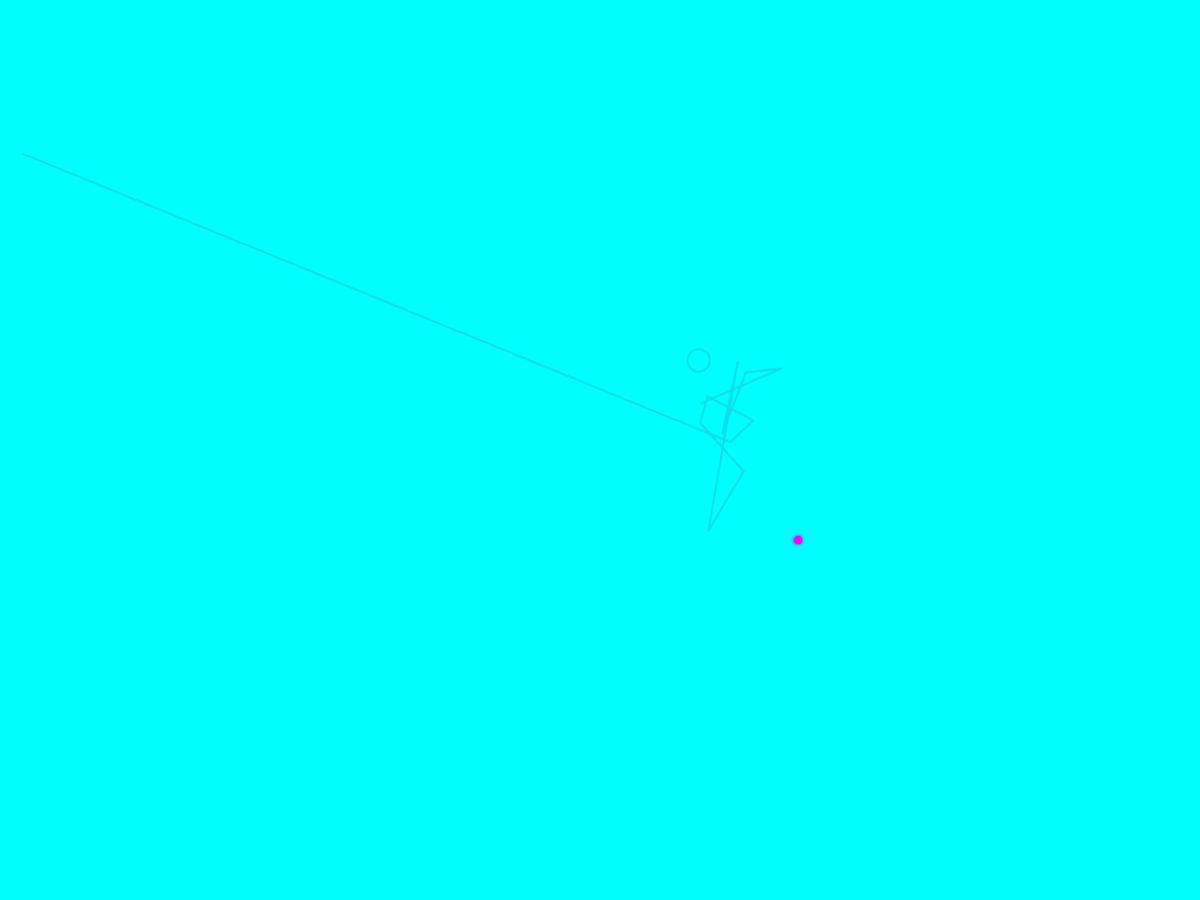
Frame 1 (no input)
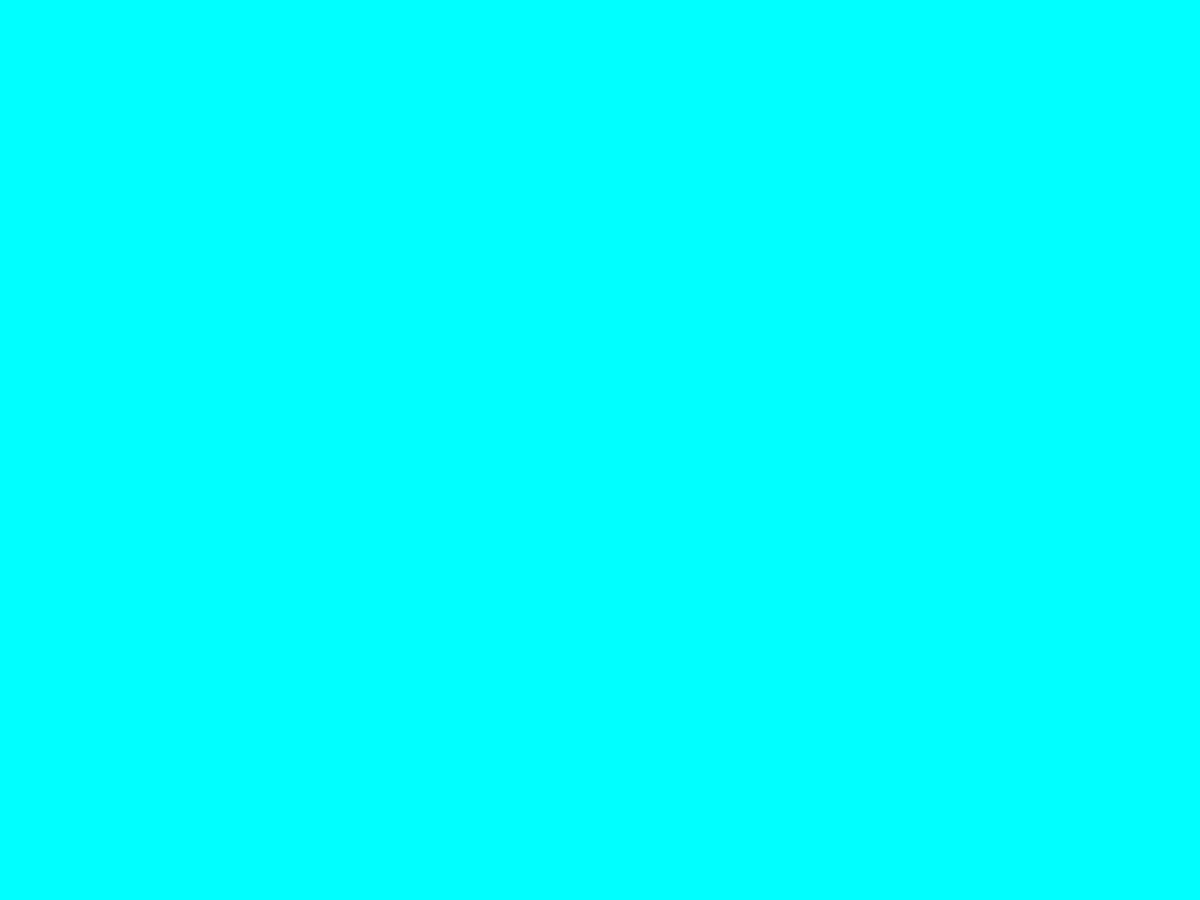
Frame 60 (the mouse pressed at the canvas centre just before this capture)
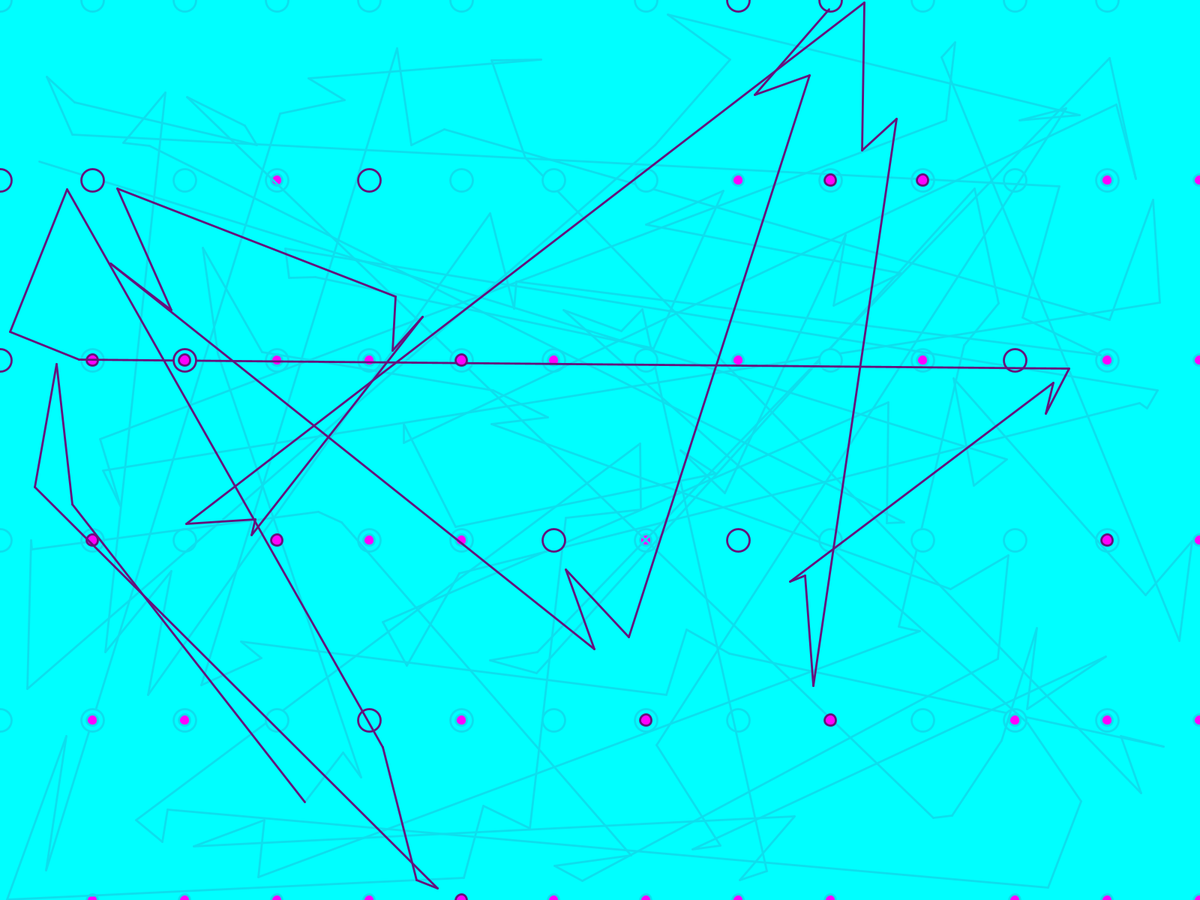
Frame 120 (the mouse held since frame 60 and released just before this capture)

The Processing sketch that drew these frames (run headless with seeded random() and noise(); from frame 60 on, the mouse is pressed at the canvas centre):

// Processing sketch: rnd_art_untitled
// ── rnd_art_untitled.pde
// DESCRIPTION
// Draws random straight lines connecting clusters of vertices in randomly arranged cells.
// Copyright Richard Alexander Hall, all rights reserved.

// TO DO:
// - fillet (bevel) corners, or more fancy/wonky things, by using curve(), curve_vertex(), or...?
// - save result to SVG file


// GLOBAL VARIABLES
int cols = 5;    // how many columns to divide the canvas into
int rows = 3;    // how many rows to divide the canvas into
boolean pickRNDcolsXrowsSizes = true;    // if true, maxRNDcols and maxRNDrows used
int maxRNDcols = 17; int maxRNDrows = 13;   // randomly picks from 2 to these values if pickRNDcolsXrowsSizes true
int RNDconnectPointsPerCell = 9;   // how many RND vectors (x,y coordinates) to obtain per area?
boolean pickRNDconnectPointsPerCell = true;   // if true, randomizes RNDconnectPointsPerCell up to maxRNDconnPoints
int maxRNDconnPoints = 11;
float previous_point_x, previous_point_y;   // tried that as PVector but memory wonkiness (I think) interfered)
int columnWidth;    // will be int(width / cols via setup()
int rowHeight;    // will be int(height / rows via setup()
rectangularRegion[] rectangularRegions;   // array of point tuples defining rectangualr regions
IntList regions_indices = new IntList();    // will end up length (or size) cols * rows
int regions_indices_length;
int regions_counter = 0;    // reused in at least two functions
int regions_idx = 0;    // for iterating through values of IntList regions_indices
float framesPerSecond = 12;   // human viewing speed: 12?
float globalLineStrokeWeight = 2.82;
boolean make_variants_infinitely = true;   // if true, a new variant is drawn immediately after one completes, and so on forever.
color bg_color = #00ffff;
color light_stroke_color = #0EDEED;
// possibilities for lighter stroke color: #0EDEED #1DBCDA #2B9BC8 #3A77B4 #4856A2 #573590
color dark_stroke_color = #66117c;
float percent_dark_stroke = 0.24;   // percent of lines that are dark (at tail end of scribbles)
int change_to_foreground_stroke_at_index;
// END GLOBAL VARIABLES



// START GLOBAL SUPPLEMENTAL FUNCTIONS
// has vectors that give an upper left corner x and y, and a lower right corner x and y:
class rectangularRegion {
  PVector UL_xy;
  PVector LR_xy;
  rectangularRegion(PVector UL_xy_param, PVector LR_xy_param) {
    UL_xy = new PVector(UL_xy_param.x, UL_xy_param.y);
    LR_xy = new PVector(LR_xy_param.x, LR_xy_param.y);
  }
}

// returns RND PVector within the (intended) rectangular area of two PVectors. 
PVector RNDpvectorWithinArea(PVector upper_left, PVector lower_right) {
  int RNDx = int(random(upper_left.x, lower_right.x));
  int RNDy = int(random(upper_left.y, lower_right.y));
  //print(RNDx + "," + RNDy + "\n");
  return new PVector(RNDx, RNDy);
}

// called first by setup(), then
// TO DO: repeatedly called after rnd delay interval:
void prepare_next_variant() {
  regions_counter = 0;
  stroke(light_stroke_color);
  regions_indices.clear();

  // if boolean says to, override hard-coded cols and rows with rnd selection of them in range:
  // NOTE that the minimum in the following MUST be 2, or errors will occur:
  if (pickRNDcolsXrowsSizes == true) {
    cols = int(random(2, maxRNDcols + 1));		// +1 because random() doesn't include max of range
    rows = int(random(2, maxRNDrows + 1));		// +1 because random() doesn't include max of range
  }
  // if boolean says to, randomize RNDconnectPointsPerCell:
  if ( pickRNDconnectPointsPerCell == true) {
    RNDconnectPointsPerCell = int(random(2, maxRNDconnPoints + 1));    // + 1 because RND not include max
  }
  
  columnWidth = int(width / cols);
  rowHeight = int(height / rows);
  // init rectangularRegion array:
  rectangularRegions = new rectangularRegion[cols * rows];
  int rowsLoop = 0; int colsLoop = 0;
  while (rowsLoop < rows) {
    while (colsLoop < cols) {
      int UL_x = int(colsLoop * columnWidth); int UL_y = int(rowsLoop * rowHeight); 
          // print("UL.x " + UL_x + " UL.y: " + UL_y + "\n");
      int LR_x = int((colsLoop * columnWidth) + columnWidth);
      int LR_y = int((rowsLoop * rowHeight) + rowHeight);
          // print("LR.x " + LR_x + " LR.y: " + LR_y + "\n\n");
      PVector UL_xy_param = new PVector(UL_x, UL_y);
      PVector LR_xy_param = new PVector(LR_x, LR_y);
      rectangularRegions[regions_counter] = new rectangularRegion(UL_xy_param, LR_xy_param);
      colsLoop += 1;
      regions_indices.append(regions_counter);
      regions_counter += 1;
    }
  colsLoop = 0;
  rowsLoop += 1;
  }
  
  // init "previous" point x and y with rnd x,y from first region:
  PVector tmp_vec = RNDpvectorWithinArea(
    rectangularRegions[0].UL_xy,
    rectangularRegions[0].LR_xy
    ); previous_point_x = tmp_vec.x; previous_point_y = tmp_vec.y;

  regions_indices_length = regions_indices.size();
  change_to_foreground_stroke_at_index = int(regions_indices_length * (1 - percent_dark_stroke));
  regions_counter = 0;
  regions_indices.shuffle();
}

void draw_iteration() {
  // iterate through rectangular region, creating and drawing through RNDconnectPointsPerCell
  // per region:
  if (regions_counter < regions_indices_length) {
    // change to foreground stroke color if at threshold:
    if (regions_counter == change_to_foreground_stroke_at_index) {
        stroke(dark_stroke_color);
    }
    // this only does anything other than left to right scan because regions_indices is shuffled:
    regions_idx = regions_indices.get(regions_counter);
            // test code to verify full iteration through and corners of regions; ALTHOUGH,
            // it's actually pretty interesting as potentially adding to the art itself:
            fill(0,255,255);
            ellipse(
              rectangularRegions[regions_idx].UL_xy.x, rectangularRegions[regions_idx].UL_xy.y,
              30, 30
              );
            fill(255,0,255);
            ellipse(
              rectangularRegions[regions_idx].LR_xy.x, rectangularRegions[regions_idx].LR_xy.y,
              15, 15
              );
    // declare and init list of random vertices within this rectangular region.
    PVector[] vertices = new PVector[RNDconnectPointsPerCell];
    for (int i = 0; i < RNDconnectPointsPerCell; i++) {
      vertices[i] = RNDpvectorWithinArea(   // this is a function call.
        rectangularRegions[regions_idx].UL_xy,
        rectangularRegions[regions_idx].LR_xy
        );
    }
    // line from last point in previous cell to first point in current cell:
    line(previous_point_x, previous_point_y, vertices[0].x, vertices[0].y);
    // that declared, use the vertices to draw things with them:
    int vertices_array_length = vertices.length;
    for (int j = 1; j < vertices_array_length; j++) {
      line(vertices[j - 1].x, vertices[j - 1].y, vertices[j].x, vertices[j].y);
      previous_point_x = vertices[j].x; previous_point_y = vertices[j].y;    // redundant use but unavoidable
      }
    regions_counter += 1;
    // print("Drew an iteration.\n");
  }
}
// END GLOBAL SUPPLEMENTAL FUNCTIONS


// MAIN FUNCTIONALITY
void setup() {
  fullScreen();
  // size(1200, 800);
  ellipseMode(CENTER);
  stroke(light_stroke_color);
  strokeWeight(globalLineStrokeWeight);
  strokeJoin(ROUND);
  strokeCap(ROUND);
  frameRate(framesPerSecond);
  background(bg_color);
  prepare_next_variant();
}


void draw() {
  draw_iteration();
  if (make_variants_infinitely == true) {
// TO DO: should these variables be reset in functions that use them as early back as possible? :
    if (regions_counter == regions_indices_length) {
      background(bg_color);
      prepare_next_variant();
    }
  }
}
